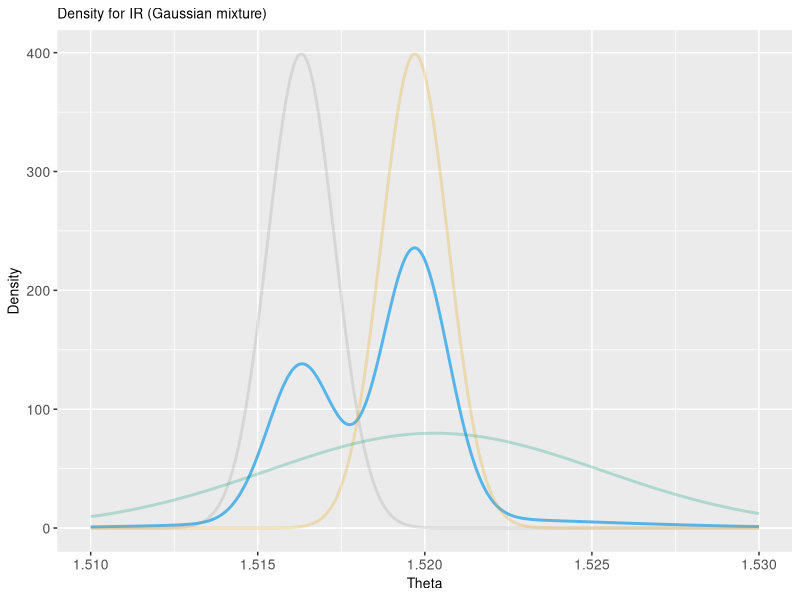

Write R code to recreate this figure.
#################################################################
# ASSIGNMENT 1
# Updated: 2019-09-12
# Author: Anna Carlsson
#################################################################

##### Set working directory and load packages #####
setwd("/Users/anna/Dokument/GitHub/MVE187/Assignments/Assignment_1")
library(ggplot2)
library(gplots)
library(ggpubr)

palette <- c("#999999", "#E69F00", "#56B4E9", "#009E73", "#F0E442", "#0072B2", "#D55E00", "#CC79A7")

set.seed(23563)

#### A) Function for plotting normal mixtures ####

# Definition of function
normal_mixture_density <- function(thetas, means, stds, weights){
  n <- length(weights)
  N <- length(thetas)
  nonweighted_densities <- matrix(data = NA, nrow = N, ncol = n)
  
  for (i in 1:n){
    nonweighted_densities[,i] <- dnorm(thetas, means[i], stds[i], log = FALSE)
  }
  
  mixture_density <- nonweighted_densities %*% diag(weights)
  
  return (rowSums(mixture_density))
}

# Plotting density
thetas <- seq(1.51, 1.53, length=1000)
weights <- c(0.33, 0.57, 0.10)
means <- c(1.5163, 1.5197, 1.5203)
stds <- c(0.001, 0.001, 0.005)

mixture_density <- normal_mixture_density(thetas, means, stds, weights)

# Densities for each Gaussian, for comparison in plot
density_1 <- dnorm(thetas, means[1], stds[1], log = FALSE)
density_2 <- dnorm(thetas, means[2], stds[2], log = FALSE)
density_3 <- dnorm(thetas, means[3], stds[3], log = FALSE)

ggplot() +
  geom_line(
    aes(x = thetas, y = mixture_density), colour = palette[3], size = 1, show.legend = FALSE) + 
  geom_line(
    aes(x = thetas, y = density_1), colour = palette[1], size = 1, alpha = 0.25, show.legend = FALSE) + 
  geom_line(
    aes(x = thetas, y = density_2), colour = palette[2], size = 1, alpha = 0.25, show.legend = FALSE) + 
  geom_line(
    aes(x = thetas, y = density_3), colour = palette[4], size = 1, alpha = 0.25, show.legend = FALSE) + 
  labs(title = "Density for IR (Gaussian mixture)",
     x = "Theta",
     y = "Density") + 
  theme(
    plot.title = element_text(size = 10),
    axis.title = element_text(size = 10),
    axis.text = element_text(size = 10),
    legend.position = c(0.85, 0.8),
    legend.background = element_rect(fill=alpha('white', 0.9)))
